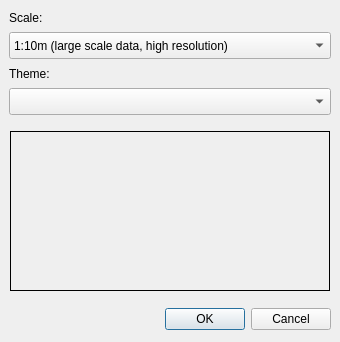
<?xml version="1.0" encoding="UTF-8"?>
<ui version="4.0">
 <class>NaturalEarthRasterDialog</class>
 <widget class="QDialog" name="NaturalEarthRasterDialog">
  <property name="geometry">
   <rect>
    <x>0</x>
    <y>0</y>
    <width>340</width>
    <height>342</height>
   </rect>
  </property>
  <property name="windowTitle">
   <string>Dialog</string>
  </property>
  <widget class="QDialogButtonBox" name="buttonBox">
   <property name="geometry">
    <rect>
     <x>9</x>
     <y>306</y>
     <width>322</width>
     <height>27</height>
    </rect>
   </property>
   <property name="orientation">
    <enum>Qt::Horizontal</enum>
   </property>
   <property name="standardButtons">
    <set>QDialogButtonBox::Cancel|QDialogButtonBox::Ok</set>
   </property>
  </widget>
  <widget class="QLabel" name="scaleLabel">
   <property name="geometry">
    <rect>
     <x>9</x>
     <y>9</y>
     <width>35</width>
     <height>17</height>
    </rect>
   </property>
   <property name="text">
    <string>Scale:</string>
   </property>
  </widget>
  <widget class="QComboBox" name="scaleCombo">
   <property name="geometry">
    <rect>
     <x>9</x>
     <y>32</y>
     <width>322</width>
     <height>27</height>
    </rect>
   </property>
   <item>
    <property name="text">
     <string>1:10m (large scale data, high resolution)</string>
    </property>
   </item>
   <item>
    <property name="text">
     <string>1:10m (large scale data, medium resolution)</string>
    </property>
   </item>
   <item>
    <property name="text">
     <string>1:50m (medium scale data, low resolution)</string>
    </property>
   </item>
  </widget>
  <widget class="QLabel" name="themeLabel">
   <property name="geometry">
    <rect>
     <x>9</x>
     <y>65</y>
     <width>45</width>
     <height>17</height>
    </rect>
   </property>
   <property name="text">
    <string>Theme:</string>
   </property>
  </widget>
  <widget class="QComboBox" name="themeCombo">
   <property name="geometry">
    <rect>
     <x>9</x>
     <y>88</y>
     <width>322</width>
     <height>27</height>
    </rect>
   </property>
  </widget>
  <widget class="QLabel" name="previewLabel">
   <property name="geometry">
    <rect>
     <x>10</x>
     <y>131</y>
     <width>320</width>
     <height>160</height>
    </rect>
   </property>
   <property name="frameShape">
    <enum>QFrame::Box</enum>
   </property>
   <property name="text">
    <string/>
   </property>
   <property name="scaledContents">
    <bool>true</bool>
   </property>
  </widget>
 </widget>
 <resources>
  <include location="resources.qrc"/>
 </resources>
 <connections>
  <connection>
   <sender>buttonBox</sender>
   <signal>rejected()</signal>
   <receiver>NaturalEarthRasterDialog</receiver>
   <slot>reject()</slot>
   <hints>
    <hint type="sourcelabel">
     <x>316</x>
     <y>260</y>
    </hint>
    <hint type="destinationlabel">
     <x>286</x>
     <y>274</y>
    </hint>
   </hints>
  </connection>
  <connection>
   <sender>buttonBox</sender>
   <signal>accepted()</signal>
   <receiver>NaturalEarthRasterDialog</receiver>
   <slot>accept()</slot>
   <hints>
    <hint type="sourcelabel">
     <x>169</x>
     <y>319</y>
    </hint>
    <hint type="destinationlabel">
     <x>169</x>
     <y>170</y>
    </hint>
   </hints>
  </connection>
 </connections>
</ui>
